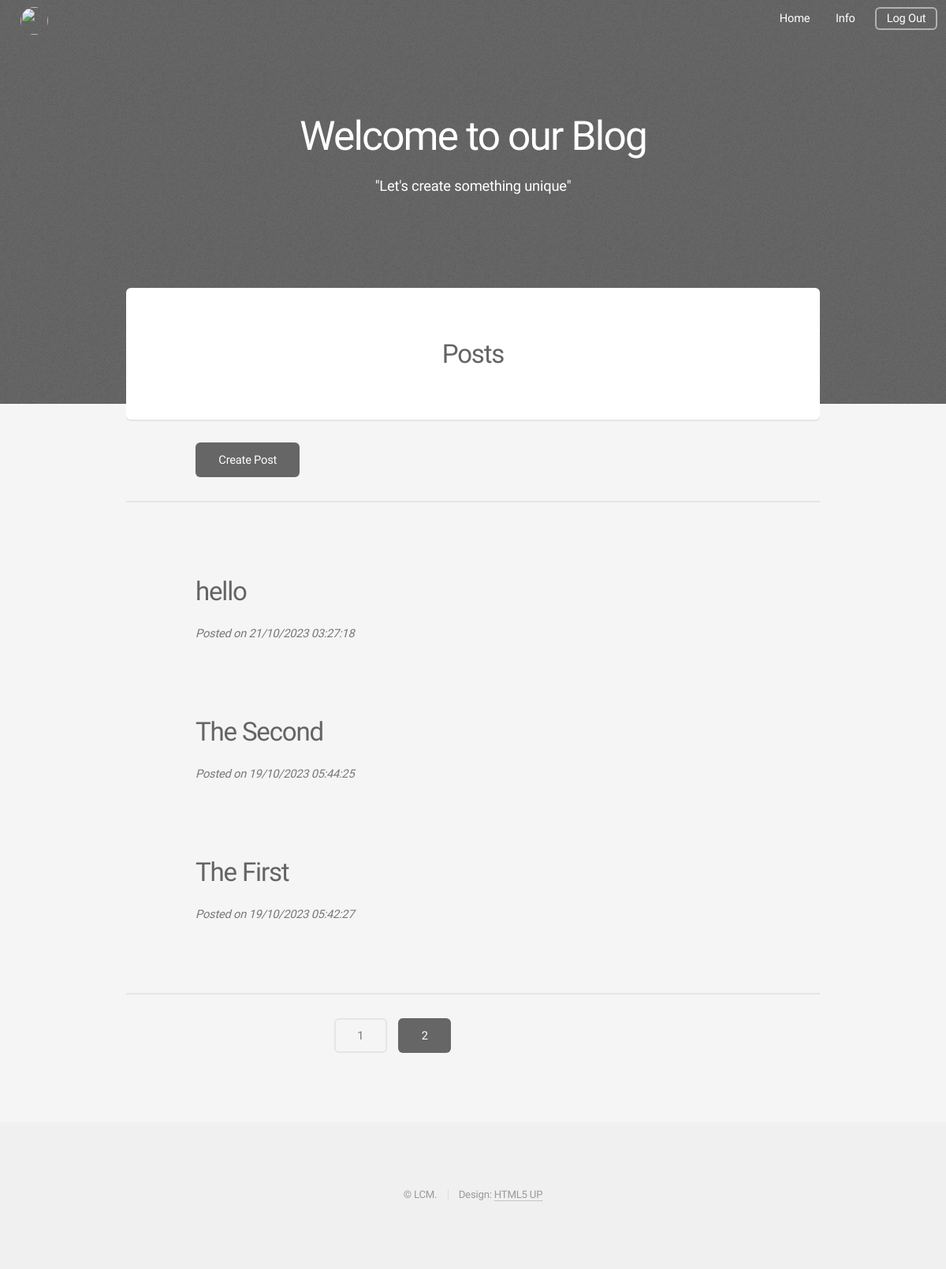
The page /home (signed in) on the database as committed earlier.
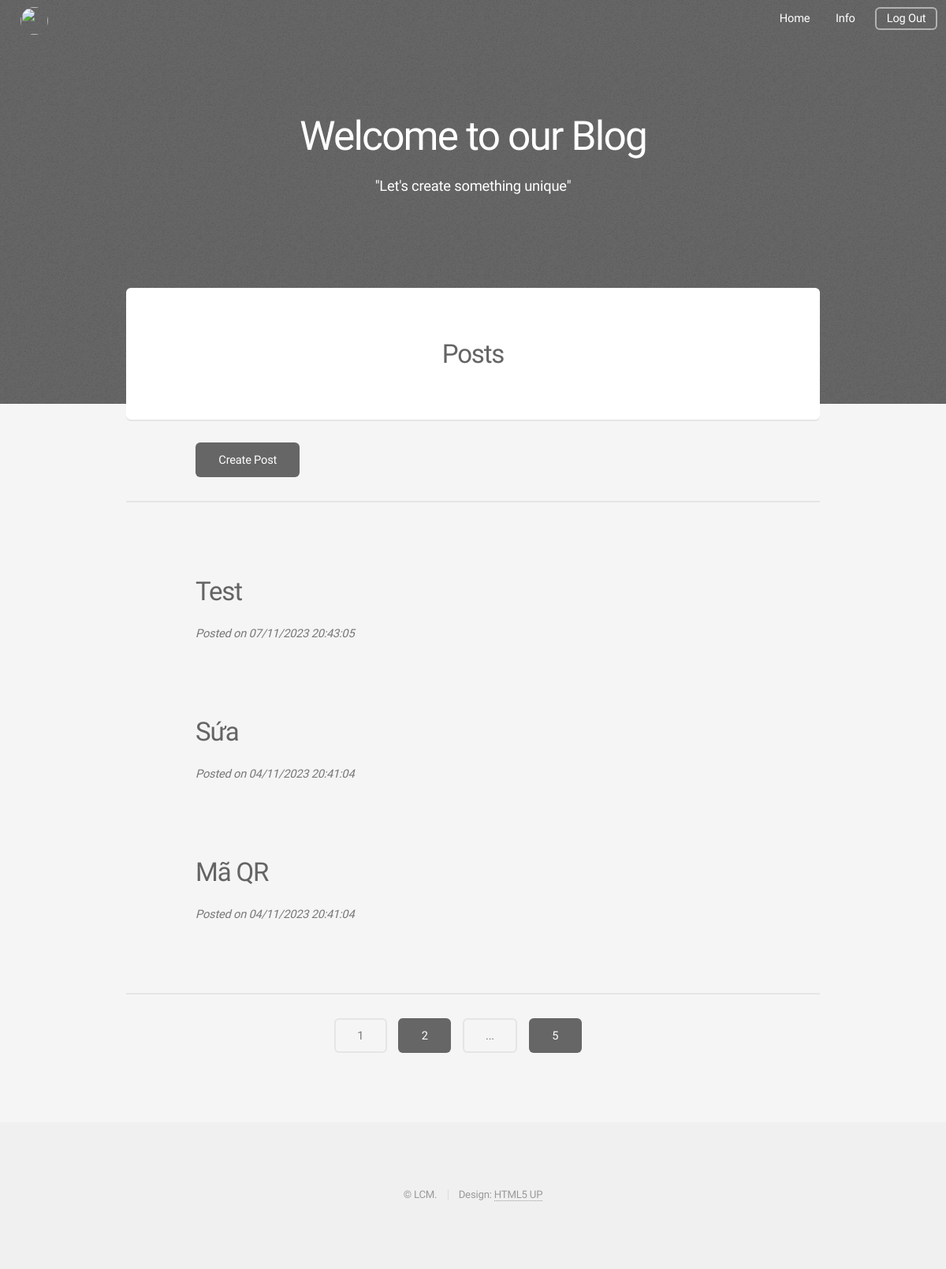
The same page on the database as committed later.
### blog/model.py (models this page shows, shortened)
class Post(db.Model):
    id = db.Column(db.Integer, primary_key=True)
    title = db.Column(db.String(100), nullable=False)
    content = db.Column(db.Text, nullable=False)
    date = db.Column(db.DateTime, nullable=False, default=datetime.now())
    image_cover = db.Column(db.String(20), default="..\static\default_image_cover.jpg")
    post_rela = db.relationship('State', backref=db.backref('post', lazy=True))

### blog/route.py (the view)
@app.route('/')
@app.route('/home')
def home():
    page = request.args.get('page', 1, type=int)
    posts = Post.query.order_by(Post.date.desc()).paginate(page=page,
                                                           per_page=3)
    return render_template('index.html', posts=posts)

### blog/model.py (called while the page is built)
@login_manager.user_loader
def load_user(user_id):
     return User.query.get(int(user_id))

### blog/templates/index.html (shortened to what this page needs)
{% extends "layout1.html" %}
{% block header %}
    <section id="header" class="alt">
    {% if current_user.is_authenticated: %}
        <nav style="top: 0.5em; left: 0.75em; right: auto;">
            <ul>
                <li><a><img src="{{ current_user.avatar }}" class="avatar"></a></li>
            </ul>
        </nav>
    {% endif %}
        <nav>
            <ul>
                <li><a href="{{ url_for('home') }}">Home</a></li>
                {% if current_user.is_authenticated: %}
                    {% if current_user.rank_id == 1: %}
                        <li><a href="{{ url_for('admin') }}" class="icon solid">Info</a></li>
                    {% else: %}
                        <li><a href="{{ url_for('account') }}" class="icon solid">Info</a></li>
                    {% endif %}
                    <li><a href="{{ url_for('logout') }}" class="button">Log Out</a></li>
                {% endif %}
            </ul>
        </nav>
    </section>
{% endblock %}
{% block banner %}
    <section id="banner">
        <h2><b style="color: white;">Welcome to our Blog</b></h2>
        <p><b style="color: white;">"Let's create something unique"</b></p>
    </section>
{% endblock %}
{% block main %}
    <section id="main" class="container">
        <div class="box special">
            <header class="major">
                <h2>Posts</h2>
            </header>
        </div>
        {% if current_user.is_authenticated %}
        <div class="col-12" style="margin: 0 0 0 10%">
            <ul class="actions">
                <li><a href="{{ url_for('new_post') }}" class="button special">Create Post</a></li>
            </ul>
        </div>
        {% endif %}
        <hr>
        {% for post in posts: %}
            <div style="margin: 10%">
                <a href="{{ url_for('post', post_id=post.id) }}"><h2>{{ post.title }}</h2></a>
                <i>Posted on {{ post.date.strftime("%d/%m/%Y %H:%M:%S") }}</i>
            </div>
        {% endfor %}
        <hr>
        <div style="margin: 0 0 0 30%">
            <ul class="actions">
            {% for page_num in posts.iter_pages(left_edge=1, right_edge=1, left_current=1, right_current=1) %}
                {% if page_num %}
                    {% if posts.page == page_num %}
                       <li><a href="{{ url_for('home', page=page_num) }}" class="button alt">{{ page_num }}</a></li>
                    {% else %}
                       <li><a href="{{ url_for('home', page=page_num) }}" class="button special">{{ page_num }}</a></li>
                    {% endif %}
                {% else %}
                    <li><a href="#" class="button alt">...</a></li>
                {% endif %}
            {% endfor %}
            </ul>
        </div>
    </section>
{% endblock %}

### blog/templates/layout1.html (shortened to what this page needs)
<!DOCTYPE HTML>
<html>
	<head>
		<link rel="stylesheet" href="../static/assets/css/main.css" />
	</head>
	<body class="landing is-preload">
		<div id="page-wrapper">
			{% block header %}{% endblock %}
			{% block banner %}{% endblock %}
            {% block main %}{% endblock %}
            <section id="footer">
                <ul class="copyright">
                    <li>&copy; LCM.</li><li>Design: <a href="http://html5up.net">HTML5 UP</a></li>
                </ul>
            </section>
		</div>
	</body>
</html>

Rows that differ between the two databases and show on the page:
no longer on this page (row edited): Post: title "hello", date "21/10/2023 03:27:18"
removed Post: title "The Second", date "19/10/2023 05:44:25"
removed Post: title "The First", date "19/10/2023 05:42:27"
added Post: title "Test", date "07/11/2023 20:43:05"
added Post: title "Sứa", date "04/11/2023 20:41:04"
added Post: title "Mã QR", date "04/11/2023 20:41:04"
Other text that changed with them:
new list line: "5"
